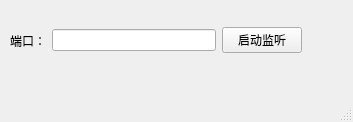
<?xml version="1.0" encoding="UTF-8"?>
<ui version="4.0">
 <class>MainWindow</class>
 <widget class="QMainWindow" name="MainWindow">
  <property name="geometry">
   <rect>
    <x>0</x>
    <y>0</y>
    <width>353</width>
    <height>122</height>
   </rect>
  </property>
  <property name="windowTitle">
   <string>MainWindow</string>
  </property>
  <widget class="QWidget" name="centralwidget">
   <widget class="QWidget" name="widget" native="true">
    <property name="geometry">
     <rect>
      <x>10</x>
      <y>20</y>
      <width>292</width>
      <height>41</height>
     </rect>
    </property>
    <layout class="QHBoxLayout" name="horizontalLayout">
     <item>
      <widget class="QLabel" name="label">
       <property name="text">
        <string>端口：</string>
       </property>
      </widget>
     </item>
     <item>
      <widget class="QLineEdit" name="port"/>
     </item>
     <item>
      <widget class="QPushButton" name="setListen">
       <property name="text">
        <string>启动监听</string>
       </property>
      </widget>
     </item>
    </layout>
   </widget>
  </widget>
  <widget class="QMenuBar" name="menubar">
   <property name="geometry">
    <rect>
     <x>0</x>
     <y>0</y>
     <width>353</width>
     <height>22</height>
    </rect>
   </property>
  </widget>
  <widget class="QStatusBar" name="statusbar"/>
 </widget>
 <resources/>
 <connections/>
</ui>
